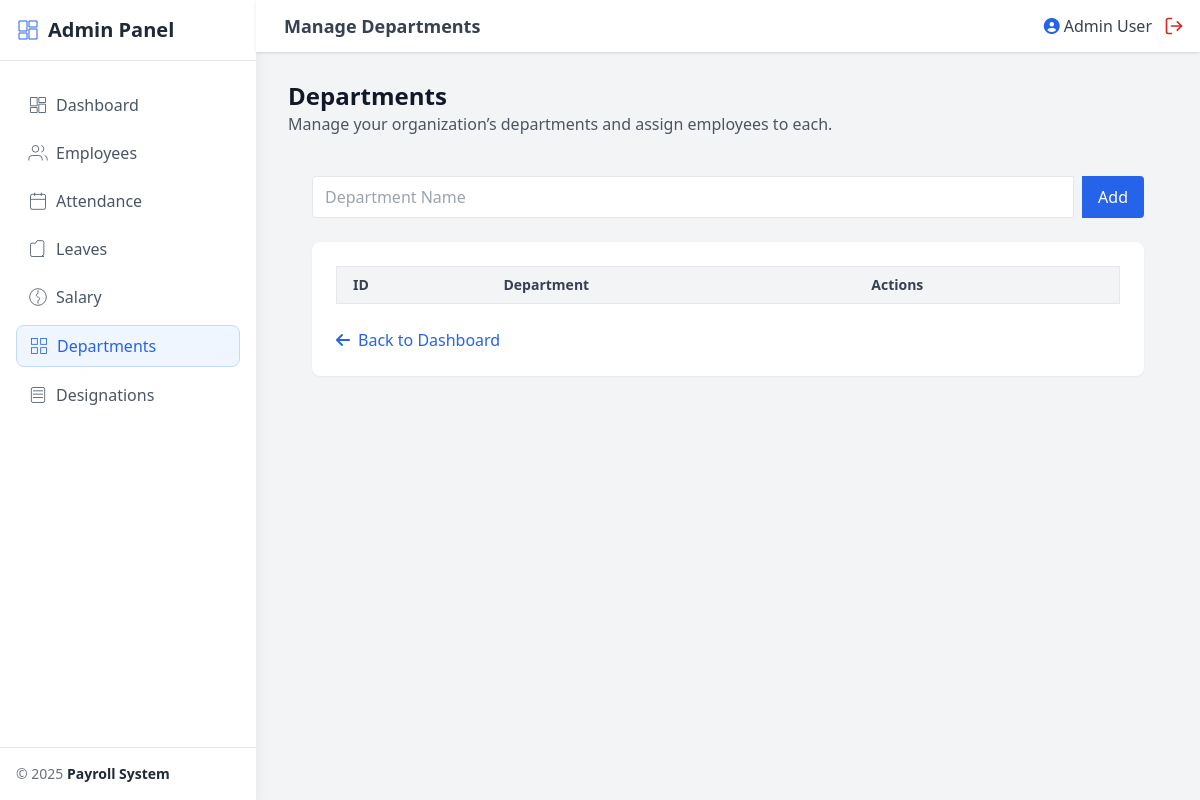
Before: /admin/departments.php (signed in) with the older database file.
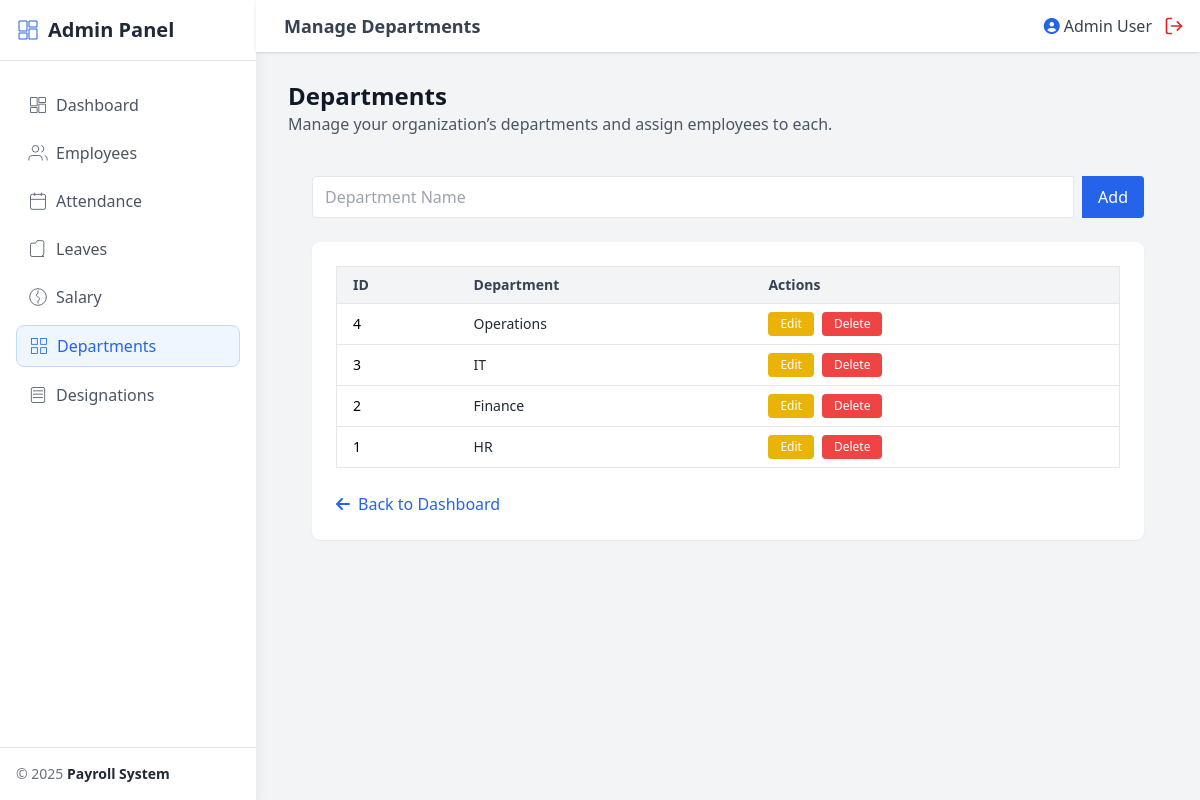
After: the same page with the newer database file.
### tables this page shows
CREATE TABLE departments (
    id INT AUTO_INCREMENT PRIMARY KEY,
    name VARCHAR(100) NOT NULL
);

### admin/departments.php (the view, shortened to what this page needs)
<?php
require '../includes/auth.php';
$emp = $_SESSION['user'];
$result = $conn->query("SELECT * FROM departments ORDER BY id DESC");
$editDept = null;
?>
<!DOCTYPE html>
<html lang="en">
<head>
  <script src="https://cdn.tailwindcss.com"></script>
  <link href="https://cdnjs.cloudflare.com/ajax/libs/font-awesome/6.5.0/css/all.min.css" rel="stylesheet">
</head>
<body class="bg-gray-100">
  <?php include_once '../includes/sidebar.php'; ?>
  <div class="flex-1 flex flex-col min-h-screen md:ml-64">
    <header class="fixed top-0 left-0 right-0 md:left-64 bg-white shadow flex justify-between items-center px-4 py-3 z-40">
      <div class="flex items-center space-x-3">
        <h1 class="text-lg font-semibold text-gray-700">Manage Departments</h1>
      </div>
      <div class="flex items-center space-x-3">
        <span class="text-gray-700 flex items-center">
          <i class="fas fa-user-circle text-blue-600 mr-1"></i>
          <?php echo htmlspecialchars($emp['name']); ?>
        </span>
        <a href="../logout.php" class="text-red-600 hover:text-red-800">
        </a>
      </div>
    </header>
    <main class="flex-1 pt-20 px-4 md:px-8 pb-8">
      <div class="flex flex-col sm:flex-row justify-between items-start sm:items-center space-y-4 sm:space-y-0 mb-4">
        <div>
          <h2 class="text-2xl font-bold text-gray-900">Departments</h2>
          <p class="text-gray-600">Manage your organization’s departments and assign employees to each.</p>
        </div>
      </div>
      <div class="p-4 md:p-6">
        <form method="POST" class="flex flex-col md:flex-row mb-6 space-y-2 md:space-y-0">
          <?php if ($editDept): ?>
            <input type="hidden" name="id" value="<?= $editDept['id'] ?>">
            <input type="text" name="name" value="<?= htmlspecialchars($editDept['name']) ?>" class="flex-grow border rounded-l px-3 py-2 focus:outline-none focus:ring" required>
            <button type="submit" name="update" class="bg-yellow-500 text-white px-4 rounded-r hover:bg-yellow-600 mt-2 md:mt-0 md:ml-2">Update</button>
            <a href="departments.php" class="text-blue-600 hover:underline px-4 py-2 rounded border mt-2 md:mt-0 md:ml-2">Cancel</a>
          <?php else: ?>
            <input type="text" name="name" placeholder="Department Name" class="flex-grow border rounded-l px-3 py-2 focus:outline-none focus:ring" required>
            <button type="submit" name="add" class="bg-blue-600 text-white px-4 rounded-r hover:bg-blue-700 mt-2 md:mt-0 md:ml-2">Add</button>
          <?php endif; ?>
        </form>
        <div class="bg-white shadow-sm rounded-lg p-6">
          <div class="overflow-x-auto">
            <table class="w-full border border-gray-200 rounded-lg text-sm">
              <thead class="bg-gray-100 text-gray-700">
                <tr>
                  <th class="px-4 py-2 text-left">ID</th>
                  <th class="px-4 py-2 text-left">Department</th>
                  <th class="px-4 py-2 text-left">Actions</th>
                </tr>
              </thead>
              <tbody>
                <?php while ($row = $result->fetch_assoc()): ?>
                  <tr class="border-t hover:bg-gray-50 transition">
                    <td class="px-4 py-2"><?= $row['id'] ?></td>
                    <td class="px-4 py-2 font-medium text-gray-800"><?= htmlspecialchars($row['name']) ?></td>
                    <td class="px-4 py-2">
                      <div class="flex flex-wrap gap-2">
                        <a href="departments.php?edit=<?= $row['id'] ?>"
                          class="bg-yellow-500 hover:bg-yellow-600 text-white px-3 py-1 rounded text-xs transition">
                          Edit
                        </a>
                        <a href="departments.php?delete=<?= $row['id'] ?>"
                          onclick="return confirm('Are you sure you want to delete this department?')"
                          class="bg-red-500 hover:bg-red-600 text-white px-3 py-1 rounded text-xs transition">
                          Delete
                        </a>
                      </div>
                    </td>
                  </tr>
                <?php endwhile; ?>
              </tbody>
            </table>
          </div>
          <div class="mt-6 text-center md:text-left">
            <a href="dashboard.php"
              class="text-blue-600 hover:underline flex items-center justify-center md:justify-start">
              <i class="fa-solid fa-arrow-left mr-2"></i> Back to Dashboard
            </a>
          </div>
        </div>
    </main>
  </div>
</body>
</html>

### includes/sidebar.php
<?php
$currentPage = basename($_SERVER['PHP_SELF']);
?>
<aside id="sidebar" class="fixed inset-y-0 left-0 w-64 bg-white flex flex-col transform mobile-hidden md:translate-x-0 transition-transform duration-300 z-40 shadow-lg">
    <div class="p-2 md:p-4 border-b">
        <h1 class="text-xl font-bold flex items-center text-gray-800">
            <svg xmlns="http://www.w3.org/2000/svg" class="w-6 h-6 mr-2 text-blue-600" fill="none" viewBox="0 0 24 24" stroke="currentColor">
                <path d="M3 13h8V3H3v10zM13 21h8V11h-8v10zM3 21h8v-6H3v6zM13 3v6h8V3h-8z"/>
            </svg>
            Admin Panel
        </h1>
    </div>
    <nav class="font-medium flex-1 px-4 py-6 space-y-2 overflow-y-auto">
        <?php
        $menuItems = [
            'dashboard.php'       => ['title' => 'Dashboard', 'icon' => '<path d="M3 13h8V3H3v10zM13 21h8V11h-8v10zM3 21h8v-6H3v6zM13 3v6h8V3h-8z"/>' ],
            'employees.php'       => ['title' => 'Employees', 'icon' => '<path d="M17 21v-2a4 4 0 00-4-4H5a4 4 0 00-4 4v2"/><circle cx="9" cy="7" r="4"/><path d="M23 21v-2a4 4 0 00-3-3.87"/><path d="M16 3.13a4 4 0 010 7.75"/>' ],
            'attendance.php'      => ['title' => 'Attendance', 'icon' => '<rect x="3" y="4" width="18" height="18" rx="2"/><line x1="16" y1="2" x2="16" y2="6"/><line x1="8" y1="2" x2="8" y2="6"/><line x1="3" y1="10" x2="21" y2="10"/>' ],
            'leaves.php'          => ['title' => 'Leaves', 'icon' => '<path d="M19 21H5a2 2 0 01-2-2V7a2 2 0 012-2h4l2-3h6a2 2 0 012 2v14a2 2 0 01-2 2z"/>' ],
            'salary.php' => ['title' => 'Salary', 'icon' => '<path d="M12 8c-1.1 0-2 .9-2 2 0 1.5 2 2 2 2s2 .5 2 2c0 1.1-.9 2-2 2m0-8V4m0 16v-4"/><circle cx="12" cy="12" r="10"/>' ],
            'departments.php'     => ['title' => 'Departments', 'icon' => '<rect x="3" y="3" width="7" height="7"/><rect x="14" y="3" width="7" height="7"/><rect x="14" y="14" width="7" height="7"/><rect x="3" y="14" width="7" height="7"/>' ],
            'designations.php'    => ['title' => 'Designations', 'icon' => '<path d="M6 3h12a2 2 0 012 2v14a2 2 0 01-2 2H6a2 2 0 01-2-2V5a2 2 0 012-2z"/><path d="M6 7h12"/><path d="M6 11h12"/><path d="M6 15h12"/>' ],
        ];
        foreach ($menuItems as $file => $item):
            $isActive = ($currentPage === $file);
            $activeClass = $isActive
                ? 'bg-blue-50 text-blue-600 border border-blue-200'
                : 'text-gray-600 hover:bg-gray-50 hover:text-gray-900';
            echo '<a href="'.$file.'" class="block py-2 px-3 rounded-lg flex items-center '.$activeClass.'">
                    <svg xmlns="http://www.w3.org/2000/svg" class="w-5 h-5 mr-2" fill="none" viewBox="0 0 24 24" stroke="currentColor">
                        '.$item['icon'].'
                    </svg>
                    '.$item['title'].'
                  </a>';
        endforeach;
        ?>
    </nav>
    <div class="p-4 border-t mt-4">
        <p class="text-sm text-gray-500">&copy; <?= date("Y"); ?> <span class="font-semibold text-gray-800">Payroll System</span></p>
    </div>
</aside>

### admin/departments.php (style rules this page uses)
#sidebar { transition: transform 0.3s ease-in-out; }

Changed rows visible on the page:
added departments: id "4", name "Operations"
added departments: id "3", name "IT"
added departments: id "2", name "Finance"
added departments: id "1", name "HR"
